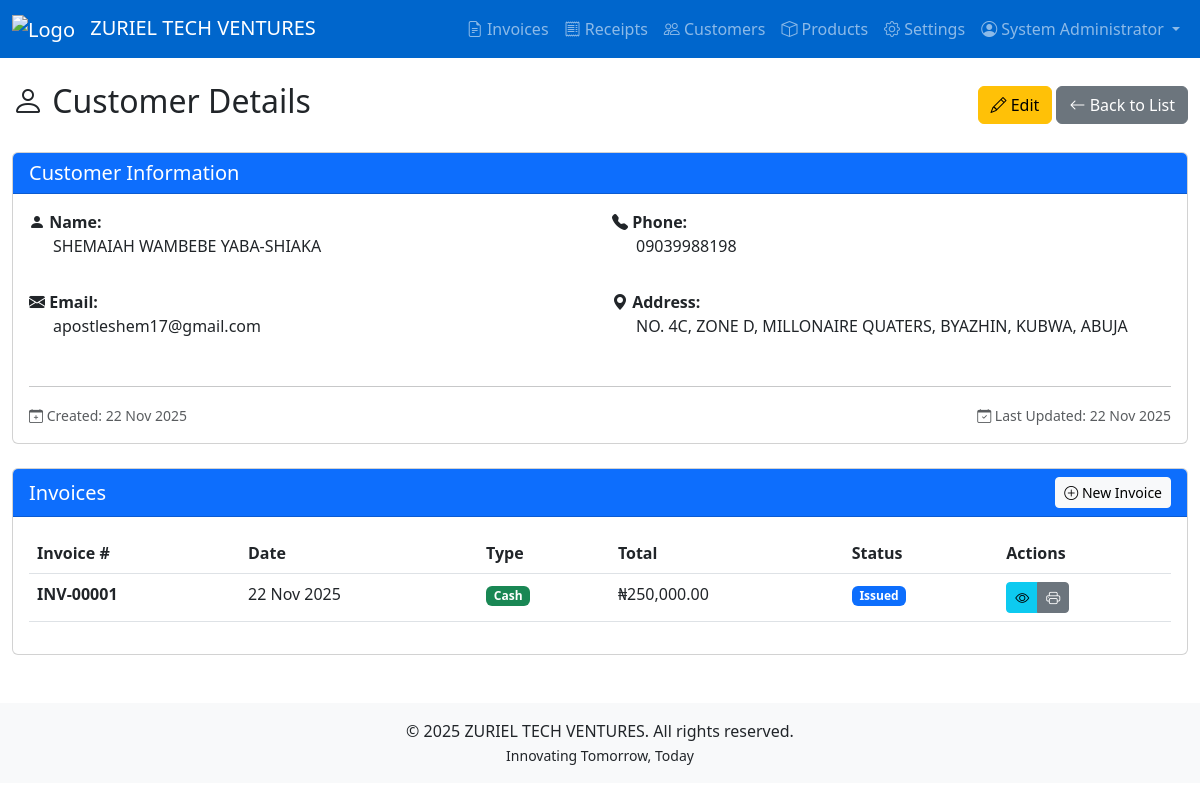
Page /customers/view/4 (signed in) on the committed database.
### tables this page shows
CREATE TABLE `customers` (
  `id` int(11) NOT NULL,
  `name` varchar(255) NOT NULL,
  `address` text DEFAULT NULL,
  `phone` varchar(50) DEFAULT NULL,
  `email` varchar(255) DEFAULT NULL,
  `created_at` timestamp NOT NULL DEFAULT current_timestamp(),
  `updated_at` timestamp NOT NULL DEFAULT current_timestamp() ON UPDATE current_timestamp()
);

CREATE TABLE `invoices` (
  `id` int(11) NOT NULL,
  `invoice_number` varchar(50) NOT NULL,
  `customer_id` int(11) DEFAULT NULL,
  `customer_name` varchar(255) NOT NULL,
  `customer_address` text DEFAULT NULL,
  `invoice_date` date NOT NULL,
  `lpo_number` varchar(100) DEFAULT NULL,
  `subtotal` decimal(10,2) NOT NULL DEFAULT 0.00,
  `total` decimal(10,2) NOT NULL DEFAULT 0.00,
  `amount_in_words` text DEFAULT NULL,
  `invoice_type` enum('cash','credit') DEFAULT 'cash',
  `status` enum('draft','issued','paid','archived') DEFAULT 'issued',
  `created_at` timestamp NOT NULL DEFAULT current_timestamp(),
  `updated_at` timestamp NOT NULL DEFAULT current_timestamp() ON UPDATE current_timestamp()
);

### app/controllers/CustomerController.php (called while the page is built, shortened)
<?php
require_once __DIR__ . '/../models/Customer.php';
class CustomerController extends ProtectedController {
    private $customerModel;
    public function __construct($db) {
        $this->customerModel = new Customer($db);
    }
    public function show($id) {
        $customer = $this->customerModel->find($id);
        $invoices = $this->customerModel->getInvoices($id);
        $this->view('customers/show', [
            'customer' => $customer,
            'invoices' => $invoices
        ]);
    }
}
?>

### app/models/model.php (called while the page is built, shortened)
<?php
class Model {
    protected $db;
    protected $table;
    public function __construct($db) {
        $this->db = $db;
    }
    public function find($id) {
        $stmt = $this->db->prepare("SELECT * FROM {$this->table} WHERE id = :id");
        $stmt->execute(['id' => $id]);
        return $stmt->fetch();
    }
}
?>

### config/config.php (called while the page is built, shortened)
<?php
class Config {
    private static $config = [];
    public static function load($db) {
        try {
            $stmt = $db->query("SELECT config_key, config_value FROM config");
            while ($row = $stmt->fetch(PDO::FETCH_ASSOC)) {
                self::$config[$row['config_key']] = $row['config_value'];
            }
        } catch (PDOException $e) {
            self::loadDefaults();
        }
    }
    public static function get($key, $default = null) {
        return self::$config[$key] ?? $default;
    }
public static function url($path = '') {
    $scriptPath = str_replace('\\', '/', dirname($_SERVER['SCRIPT_NAME']));
    $basePath = str_replace('/public', '', $scriptPath);
    $path = ltrim($path, '/');
    return $basePath . ($path ? '/' . $path : '');
}
}
?>

### app/models/customer.php (called while the page is built, shortened)
<?php
require_once __DIR__ . '/Model.php';
class Customer extends Model {
    public function getInvoices($customerId) {
        $stmt = $this->db->prepare("
            SELECT * FROM invoices
            WHERE customer_id = :customer_id
            ORDER BY invoice_date DESC
        ");
        $stmt->execute(['customer_id' => $customerId]);
        return $stmt->fetchAll();
    }
}
?>

### app/views/customers/show.php (the view)
<?php require_once __DIR__ . '/../layouts/header.php'; ?>
<div class="row">
    <div class="col-12">
        <div class="d-flex justify-content-between align-items-center mb-4">
            <h2><i class="bi bi-person"></i> Customer Details</h2>
            <div>
                <a href="<?php echo Config::url('customers/edit/' . $customer['id']); ?>" class="btn btn-warning">
                    <i class="bi bi-pencil"></i> Edit
                </a>
                <a href="<?php echo Config::url('customers'); ?>" class="btn btn-secondary">
                    <i class="bi bi-arrow-left"></i> Back to List
                </a>
            </div>
        </div>
        <div class="card mb-4">
            <div class="card-header bg-primary text-white">
                <h5 class="mb-0">Customer Information</h5>
            </div>
            <div class="card-body">
                <div class="row">
                    <div class="col-md-6 mb-3">
                        <strong><i class="bi bi-person-fill"></i> Name:</strong><br>
                        <p class="ms-4"><?php echo htmlspecialchars($customer['name']); ?></p>
                    </div>
                    <div class="col-md-6 mb-3">
                        <strong><i class="bi bi-telephone-fill"></i> Phone:</strong><br>
                        <p class="ms-4"><?php echo htmlspecialchars($customer['phone'] ?? 'N/A'); ?></p>
                    </div>
                </div>
                <div class="row">
                    <div class="col-md-6 mb-3">
                        <strong><i class="bi bi-envelope-fill"></i> Email:</strong><br>
                        <p class="ms-4"><?php echo htmlspecialchars($customer['email'] ?? 'N/A'); ?></p>
                    </div>
                    <div class="col-md-6 mb-3">
                        <strong><i class="bi bi-geo-alt-fill"></i> Address:</strong><br>
                        <p class="ms-4"><?php echo nl2br(htmlspecialchars($customer['address'] ?? 'N/A')); ?></p>
                    </div>
                </div>
                <hr>
                <div class="row">
                    <div class="col-md-6">
                        <small class="text-muted">
                            <i class="bi bi-calendar-plus"></i> Created: <?php echo date('d M Y', strtotime($customer['created_at'])); ?>
                        </small>
                    </div>
                    <div class="col-md-6 text-end">
                        <small class="text-muted">
                            <i class="bi bi-calendar-check"></i> Last Updated: <?php echo date('d M Y', strtotime($customer['updated_at'])); ?>
                        </small>
                    </div>
                </div>
            </div>
        </div>
        <div class="card">
            <div class="card-header bg-primary text-white d-flex justify-content-between align-items-center">
                <h5 class="mb-0">Invoices</h5>
                <a href="<?php echo Config::url('invoices/create'); ?>" class="btn btn-light btn-sm">
                    <i class="bi bi-plus-circle"></i> New Invoice
                </a>
            </div>
            <div class="card-body">
                <?php if (empty($invoices)): ?>
                    <div class="alert alert-info">
                        <i class="bi bi-info-circle"></i> No invoices found for this customer.
                    </div>
                <?php else: ?>
                    <div class="table-responsive">
                        <table class="table table-hover">
                            <thead>
                                <tr>
                                    <th>Invoice #</th>
                                    <th>Date</th>
                                    <th>Type</th>
                                    <th>Total</th>
                                    <th>Status</th>
                                    <th>Actions</th>
                                </tr>
                            </thead>
                            <tbody>
                                <?php foreach ($invoices as $invoice): ?>
                                    <tr>
                                        <td><strong><?php echo htmlspecialchars($invoice['invoice_number']); ?></strong></td>
                                        <td><?php echo date('d M Y', strtotime($invoice['invoice_date'])); ?></td>
                                        <td>
                                            <span class="badge bg-<?php echo $invoice['invoice_type'] === 'cash' ? 'success' : 'warning'; ?>">
                                                <?php echo ucfirst($invoice['invoice_type']); ?>
                                            </span>
                                        </td>
                                        <td><?php echo Config::get('CURRENCY_SYMBOL_MAJOR', '₦'); ?><?php echo number_format($invoice['total'], 2); ?></td>
                                        <td>
                                            <span class="badge bg-<?php
                                                echo $invoice['status'] === 'paid' ? 'success' :
                                                    ($invoice['status'] === 'issued' ? 'primary' :
                                                    ($invoice['status'] === 'draft' ? 'secondary' : 'dark'));
                                            ?>">
                                                <?php echo ucfirst($invoice['status']); ?>
                                            </span>
                                        </td>
                                        <td>
                                            <div class="btn-group btn-group-sm">
                                                <a href="<?php echo Config::url('invoices/view/' . $invoice['id']); ?>"
                                                   class="btn btn-info" title="View">
                                                    <i class="bi bi-eye"></i>
                                                </a>
                                                <a href="<?php echo Config::url('invoices/print/' . $invoice['id']); ?>"
                                                   class="btn btn-secondary" title="Print" target="_blank">
                                                    <i class="bi bi-printer"></i>
                                                </a>
                                            </div>
                                        </td>
                                    </tr>
                                <?php endforeach; ?>
                            </tbody>
                        </table>
                    </div>
                <?php endif; ?>
            </div>
        </div>
    </div>
</div>
<?php require_once __DIR__ . '/../layouts/footer.php'; ?>

### rows in the picture
customers: name "SHEMAIAH WAMBEBE YABA-SHIAKA", phone "09039988198", email "apostleshem17@gmail.com", address "NO. 4C, ZONE D, MILLONAIRE QUATERS, BYAZHIN, KUBWA, ABUJA", created_at "22 Nov 2025", updated_at "22 Nov 2025"
invoices: invoice_number "INV-00001", invoice_date "22 Nov 2025", invoice_type "Cash", total "250,000.00", status "Issued"

### other values in the picture
Config::get('COMPANY_NAME') "ZURIEL TECH VENTURES"
$_SESSION['full_name'] "System Administrator"
Config::get('COMPANY_TAGLINE') "Innovating Tomorrow, Today"
